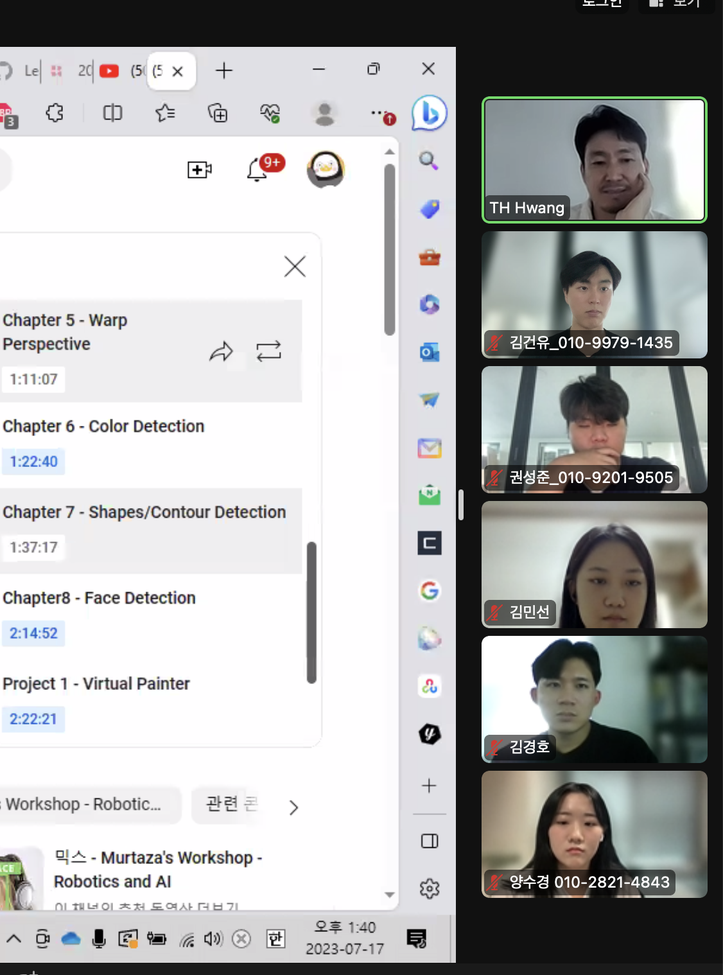
#> input picture test.png, 723 x 975 px, shrunk from 1126 x 1518 before the run
$ jupyter execute 2.ipynb
#> lines starting #> are read from the running program, lines starting #| are printed output that depends on the picture; after the words box and inside, x2 and y2 are one past the last pixel; in counts of white or black regions, pixels touching at a corner belong together
[cell 1]
import cv2
print("Package Imported")
import numpy as np

[cell 2]
img = cv2.imread("test.png")
#> img is the input picture: shape (975, 723, 3); mean B, G, R 175, 175, 174.5
kernel = np.ones((5,5),np.uint8)
imgGray = cv2.cvtColor(img, cv2.COLOR_BGR2GRAY)
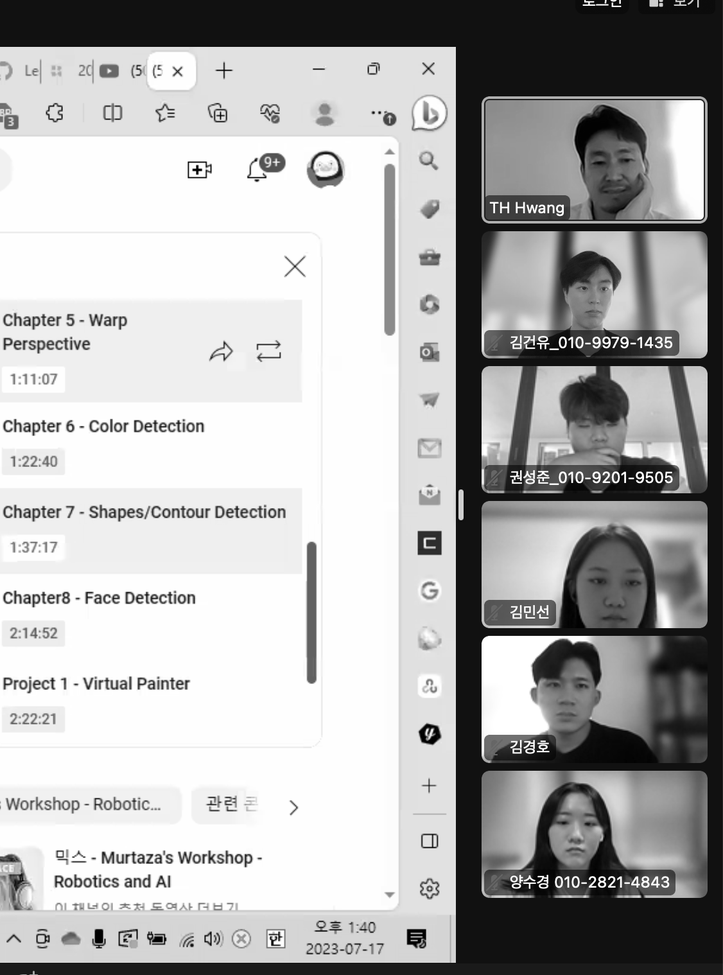
#> imgGray: shape (975, 723); min 0, max 255, mean 174.8
imgBlur = cv2.GaussianBlur(imgGray,(7,7),0)
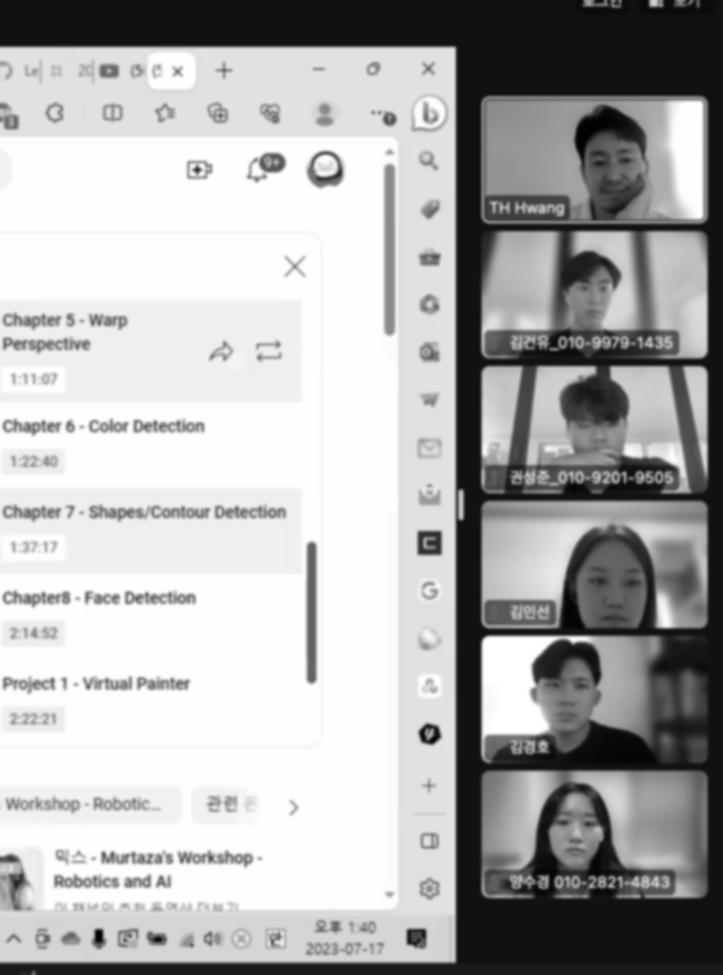
#> imgBlur: shape (975, 723); min 1, max 255, mean 174.8
imgCanny = cv2.Canny(img, 150, 200)
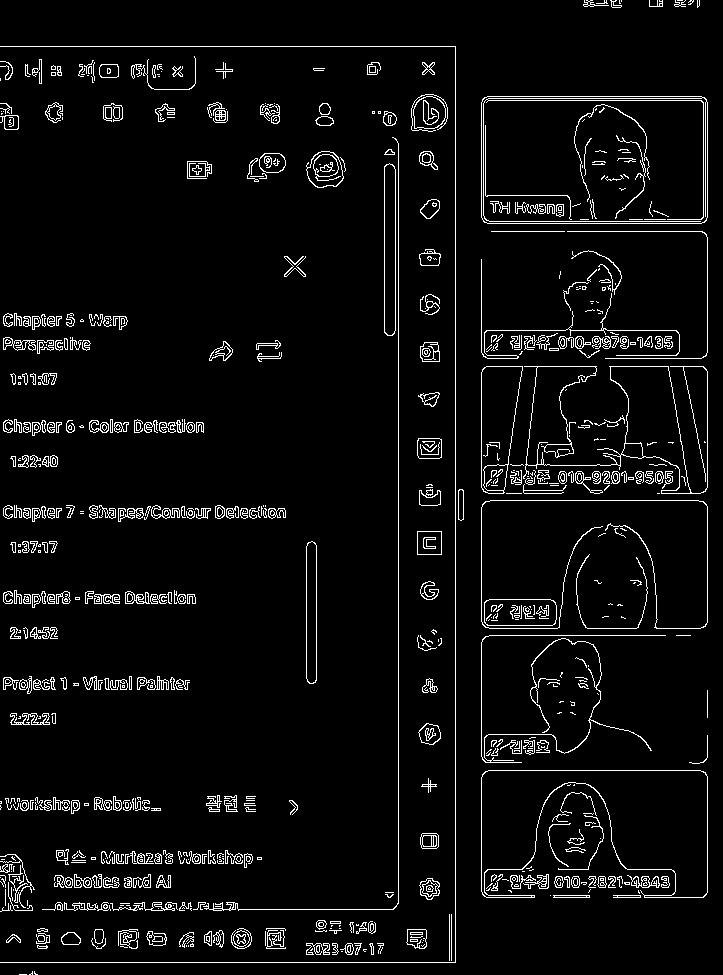
#> imgCanny: shape (975, 723); 5% white in thin lines or dots
imgDialation = cv2.dilate(imgCanny,kernel,iterations=1)
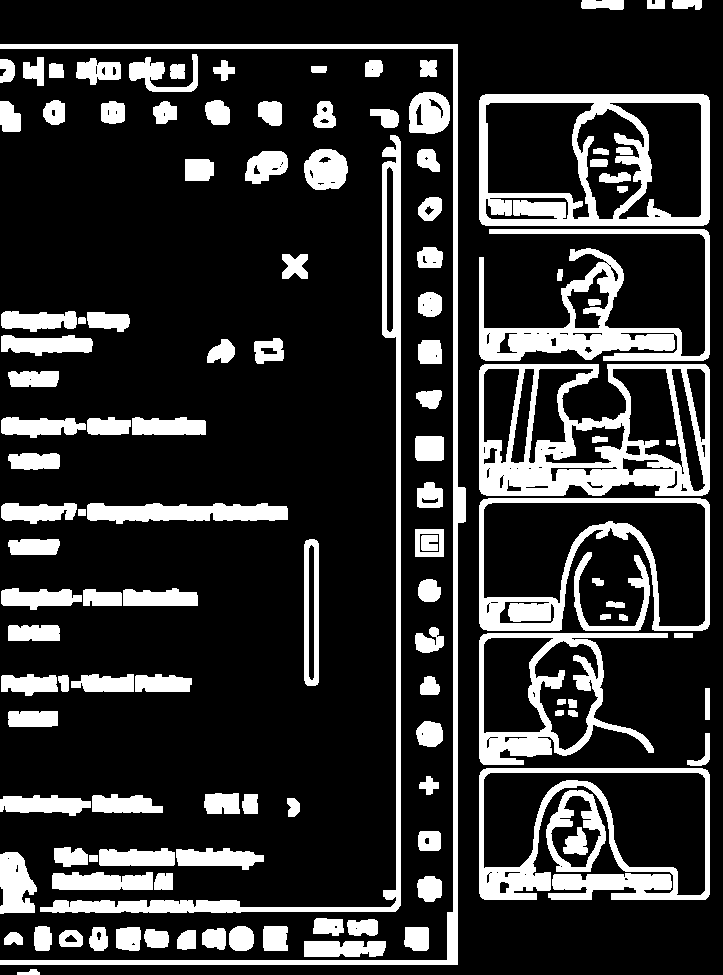
#> imgDialation: shape (975, 723); 19.9% white; 126 white regions, largest, box (x1, y1, x2, y2) and area: (479, 364, 710, 496) 13674, (479, 94, 710, 226) 10566, (0, 44, 466, 965) 9708
imgEroded = cv2.erode(imgDialation, kernel, iterations=1)
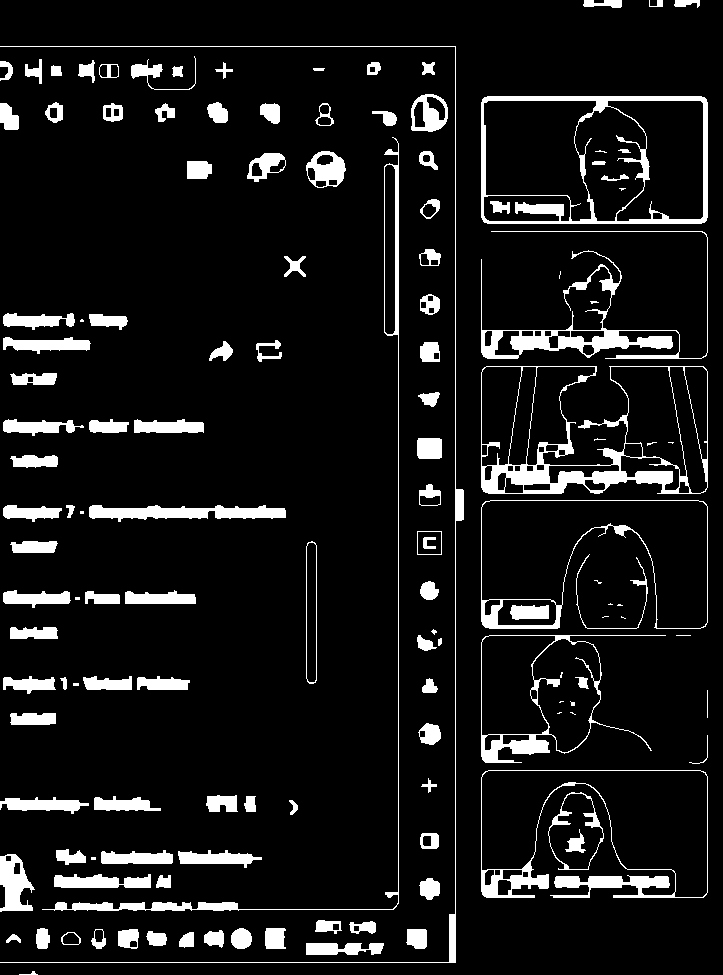
#> imgEroded: shape (975, 723); 9.1% white; 138 white regions (24 under 20 px), largest, box (x1, y1, x2, y2) and area: (481, 366, 708, 494) 5422, (481, 96, 708, 224) 4764, (481, 231, 708, 359) 4044

cv2.imshow("Gray Image", imgGray)
cv2.imshow("Blur Image", imgBlur)
cv2.imshow("canny Image", imgCanny)
cv2.imshow("Dialtaion Image", imgDialation)
cv2.imshow("imgEroded Image", imgEroded)
cv2.waitKey(0)
